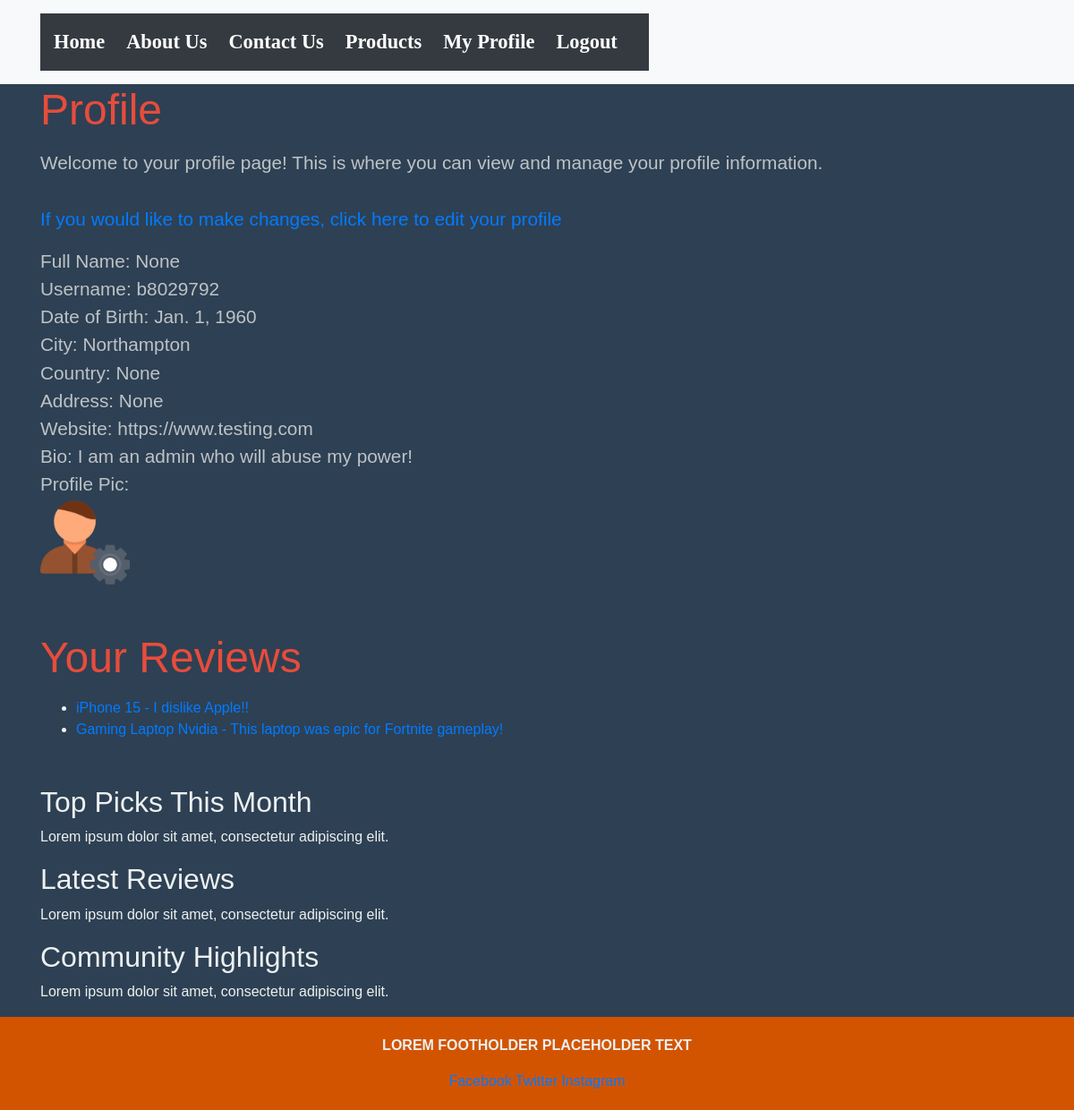
Page /profile (signed in) on the earlier database version.
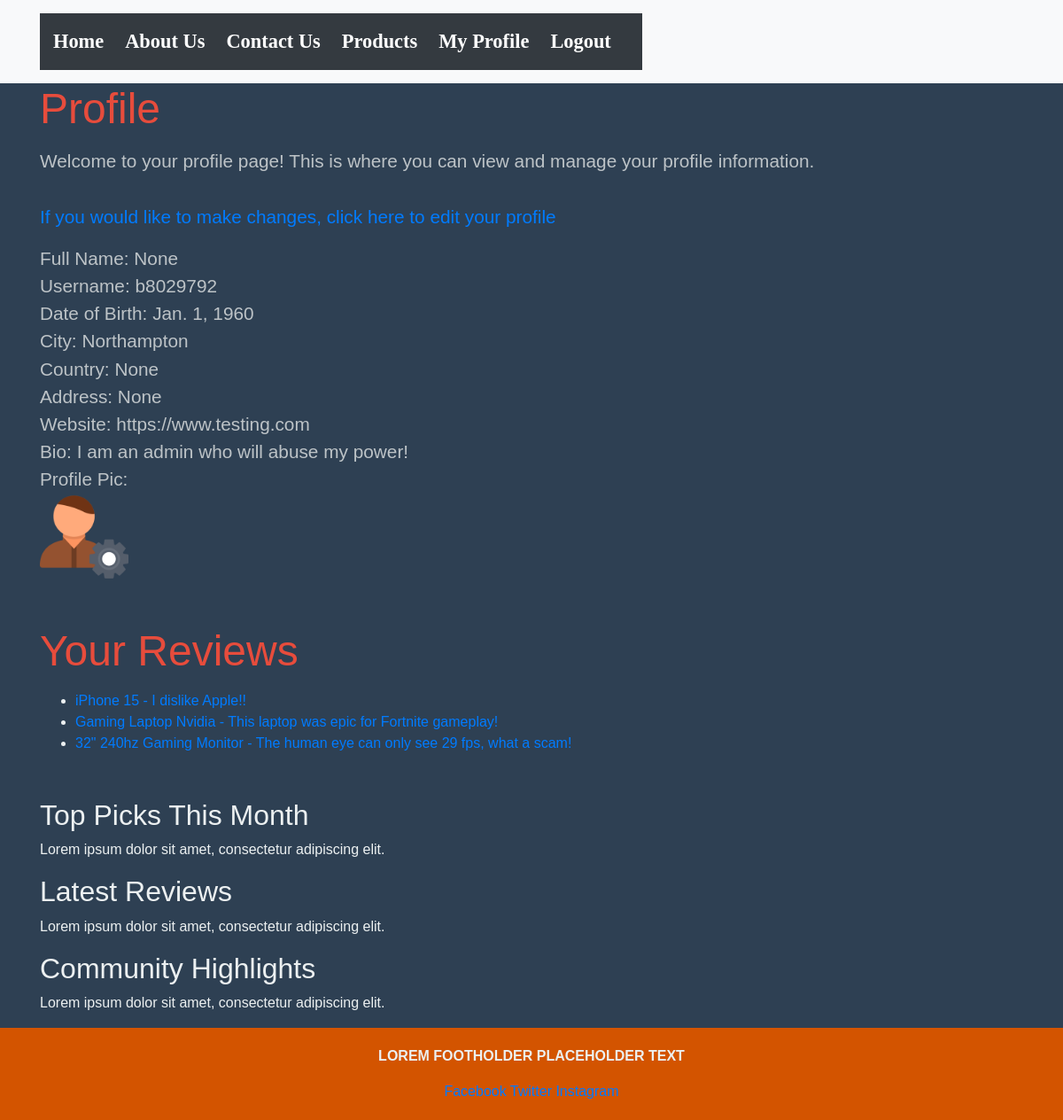
Same page on the later database version.
### ElectronicsReviewApp/models.py (models this page shows, shortened)
class Review(models.Model):
    RATING_CHOICES = [
        (1, '1 - Terrible'),
        (2, '2 - Poor'),
        (3, '3 - Average'),
        (4, '4 - Good'),
        (5, '5 - Excellent'),
    ]
    product = models.ForeignKey(Product, on_delete=models.CASCADE, related_name='reviews')
    reviewer = models.ForeignKey(User, on_delete=models.CASCADE)  # Changed to User
    rating = models.IntegerField(choices=RATING_CHOICES)
    description = models.TextField(max_length=512)
    author = models.CharField(max_length=100)  # New field
    date_posted = models.DateTimeField(auto_now_add=True)  # New field

class Product(models.Model):
    price = models.DecimalField(max_digits=8, decimal_places=2)
    name = models.CharField(max_length=50)
    manufacturer = models.CharField(max_length=50)
    description = models.TextField(max_length=512)
    photo = models.ImageField(upload_to='img/', blank=True, null=True)
    category = models.CharField(max_length=50)  # new field to match brief
    release_date = models.DateField()  # new field to match brief

### ElectronicsReviewApp/views.py (the view)
# urls.py: path('profile', views.profile, name='profile'),
def profile(request):
    user_reviews = Review.objects.filter(reviewer=request.user.profile.user)
    return render(request, 'ElectronicsReviewApp/profile.html', {'user_reviews': user_reviews})

### ElectronicsReviewApp/templates/ElectronicsReviewApp/profile.html (shortened to what this page needs)
{% extends 'base.html' %}
{% block content %}
    <section class="content-section">
        <h2>Profile</h2>
        <p>
            Welcome to your profile page! This is where you can view and manage your profile information.
            <br><br>
            <a href="{% url 'edit_profile' %}">If you would like to make changes, click here to edit your profile</a>
        </p>
        <p>
            Full Name: {{ user.profile.full_name }}
            <br>
            Username: {{ user.username }}
            <br>
            Date of Birth: {{ user.profile.date_of_birth }}
            <br>
            City: {{ user.profile.city }}
            <br>
            Country: {{ user.profile.country }}
            <br>
            Address: {{ user.profile.address }}
            <br>
            Website: {{ user.profile.website }}
            <br>
            Bio: {{ user.profile.bio }}
            <br>
            {% if user.profile.photo %}
                Profile Pic: <br> <img src="{{ user.profile.photo.url }}" alt="{{ user.profile.full_name }}'s Profile Pic" width="100">
            {% else %}
                Profile Pic: No photo uploaded
            {% endif %}
        </p>
    </section>
    <section class="content-section">
        <h2>Your Reviews</h2>
        {% if user_reviews %}
            <ul>
                {% for review in user_reviews %}
                    <li>
                        <a href="{% url 'review_detail' product_id=review.product.id review_id=review.id %}">
                            {{ review.product.name }} - {{ review.description }}
                        </a>
                    </li>
                {% endfor %}
            </ul>
        {% else %}
            <p>You haven't left any reviews yet.</p>
        {% endif %}
    </section>
{% endblock %}

Differences in the rows shown:
added Review: product.name "32\" 240hz Gaming Monitor", description "The human eye can only see 29 fps, what a scam!"
